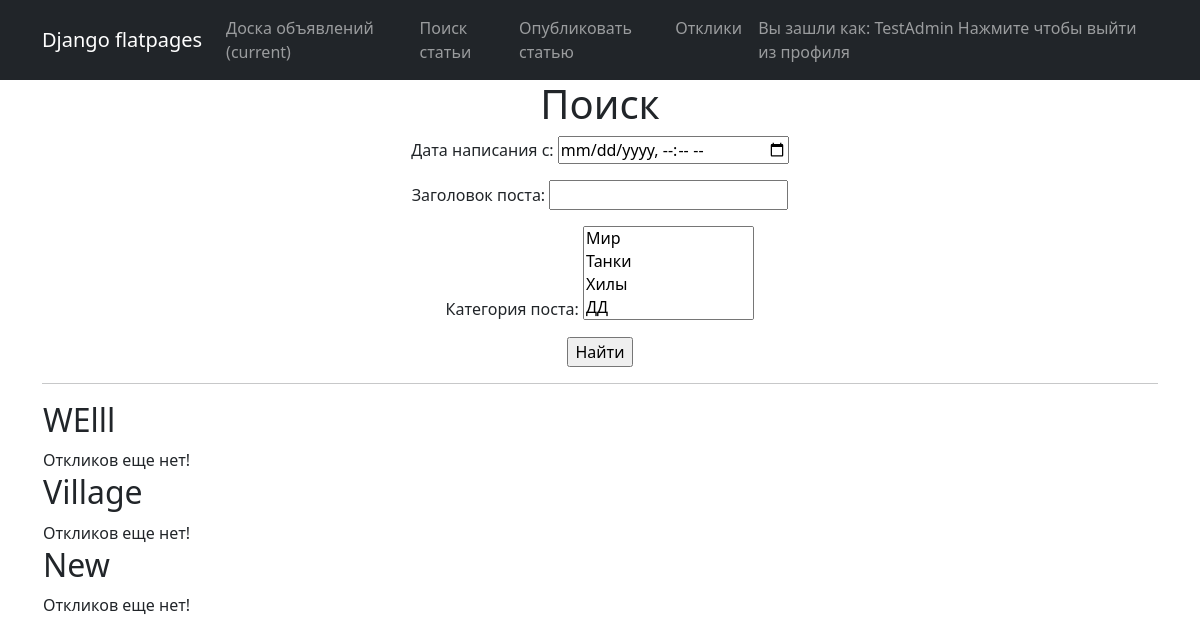
Page /board/responses/ (signed in) on the earlier database version.
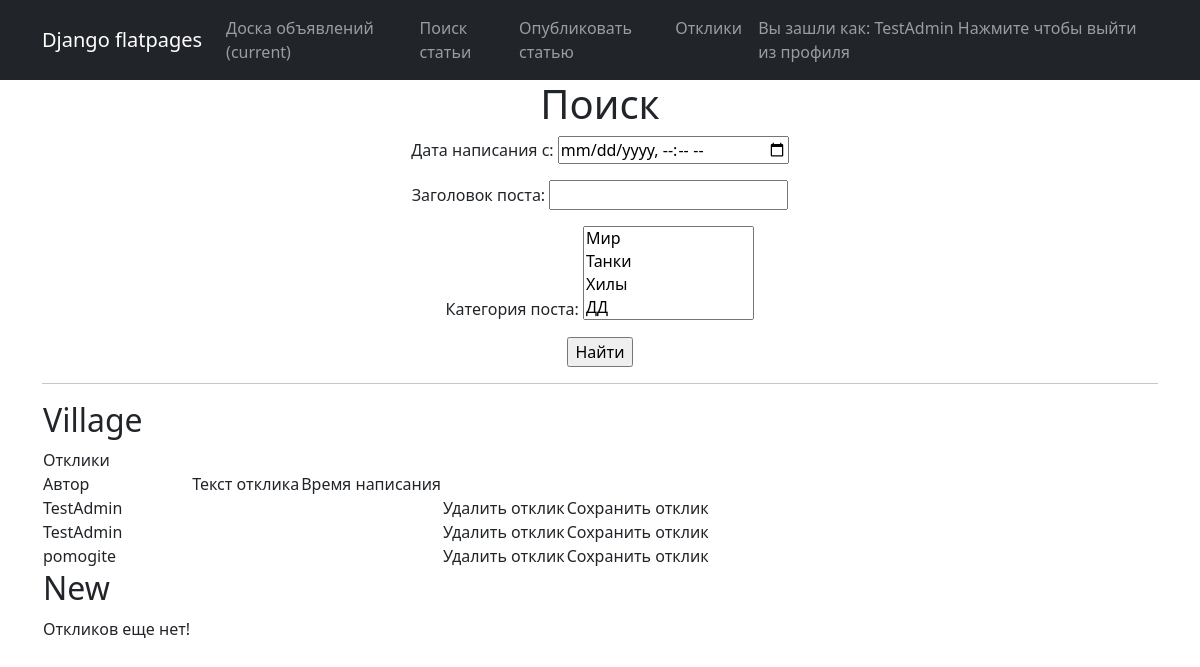
Same page on the later database version.
### news/models.py (models this page shows, shortened)
class Post(models.Model):
    author = models.ForeignKey(User, on_delete=models.CASCADE)
    dateCreation = models.DateTimeField(auto_now_add=True)
    postCategory = models.ManyToManyField(Category) # through='PostCategory')
    title = models.CharField(max_length=128, unique=True)
    text = models.TextField()
    upload = models.FileField(upload_to='uploads/', default=None, null=True, blank=True)

class Response(models.Model):
    resp_author = models.ForeignKey(User, on_delete=models.CASCADE)
    resp_text = models.TextField()
    resp_dateCreation = models.DateTimeField(auto_now_add=True)
    resp_post = models.ForeignKey(Post, on_delete=models.CASCADE) #связь с статьей
    status = models.BooleanField(default=False) #для статуса заявки

### news/views.py (the view)
# urls.py: path('responses/', ResponseList.as_view(), name='responses'), #кэш можно убрать
class ResponseList (LoginRequiredMixin, ListView):
    model = Post
    template_name = 'responses.html'
    context_object_name = 'responses'
    def get_queryset(self):
        queryset = Post.objects.filter(author=self.request.user).all()
        self.filterset = PostFilter(self.request.GET, queryset)
        return self.filterset.qs
    def get_context_data(self, *arg,  **kwargs):
        context = super().get_context_data(**kwargs)
        context['filterset'] = self.filterset
        return context

### news/models.py (called while the page is built)
    def __str__(self):
        return self.name

### templates/responses.html (shortened to what this page needs)
<head>
    <title>{% extends 'flatpages/default.html' %}</title>
{% block content %}
    <h1>Поиск</h1>
        <form action="" method="get">
            {{ filterset.form.as_p }}
            <input type="submit" value="Найти" />
        </form>
    <hr>
        {% if responses %}
            <table>
                <tr>
                    {% for post in responses %}
                        <tr><td><h2><a class="nav-link" href="/board/{{post.id}}"> {{ post.title|truncatechars:50 }}</a></h2></td></tr>
                        {% if post.response_set.all %}
                            <td>Отклики</td>
                                <tr>
                                    <td>Автор</td>
                                    <td>Текст отклика</td>
                                    <td>Время написания</td>
                                </tr>
                                    {% for response in post.response_set.all %}
                                        <tr>
                                            <td>{{ response.resp_author }}</td>
                                            <td>{{ response.resp_text }}</td>
                                            <td>{{ response.resp_dateCreation|date:"d.M.Y" }}</td>
                                            {% if response.status is False %}
                                                <td><a class="nav-link" href="/board/responses/{{response.id}}/delete">Удалить отклик</a></td>
                                                <td><a class="nav-link" href="/board/responses/{{response.id}}/saveresp">Сохранить отклик</a></td>
                                            {% else %}
                                                <td>Отклик принят</td>
                                            {% endif %}
                                        </tr>
                                    {% endfor %}
                        {% else %}
                            <td>Откликов еще нет!</td>
                        {% endif %}
                    {% endfor %}
                </tr>
            </table>
        {% else %}
            <h3>Откликов нет!</h3>
        {% endif %}
{% endblock content %}

Differences in the rows shown:
removed Post: title "WElll", shows "Откликов еще нет!"
computed for Post "Village": text "Откликов еще нет!" → "Отклики Автор Текст отклика Время написания"
added Response: resp_author "TestAdmin", shown under Post "Village"
added Response: resp_author "TestAdmin", shown under Post "Village"
added Response: resp_author "pomogite", shown under Post "Village"
